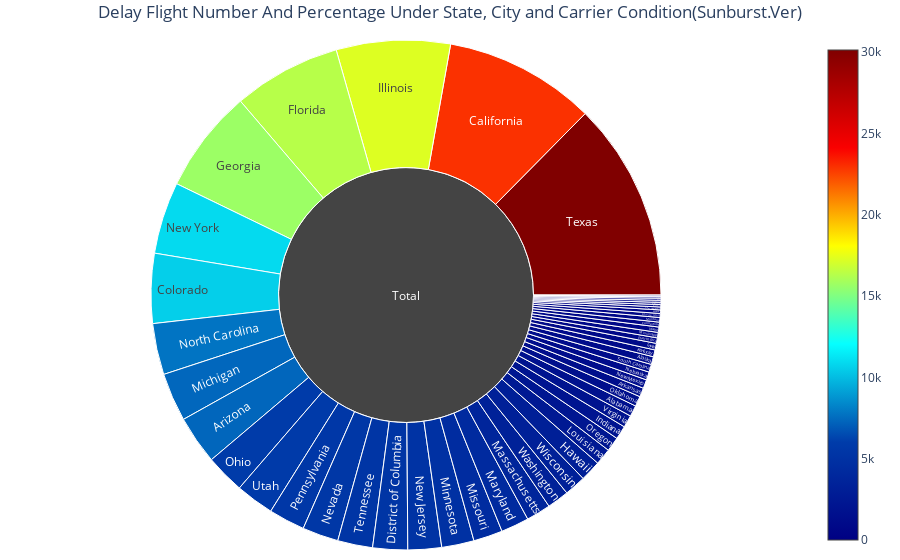

The cell this chart's notebook holds for it:
### Code cell
import plotly.graph_objects as go
from plotly.subplots import make_subplots
import pandas as pd
#read  data from 'Flights dataset.csv'
df = pd.read_csv('Flights dataset.csv')
#create new df , get 'ORIGIN_STATE_NM','ORIGIN_CITY_NAME','CARRIER','ARR_DELAY','DAY_OF_WEEK' from data and drop null
df = df[['ORIGIN_STATE_NM','ORIGIN_CITY_NAME','CARRIER','ARR_DELAY','DAY_OF_WEEK']].dropna()
# get delay flight number and create 'count' colummn as counter
df = df[df['ARR_DELAY'] > 0]
df['count']=1
#using groupby to filter data decrease the data number
df = df.groupby(['ORIGIN_STATE_NM','ORIGIN_CITY_NAME','CARRIER','DAY_OF_WEEK']).sum().reset_index()
# levels used for the hierarchical chart
levels = ['CARRIER', 'ORIGIN_CITY_NAME', 'ORIGIN_STATE_NM'] 
color_columns = ['count']
value_column = 'count'
#define the build_hierarchical_dataframe to create new data
def build_hierarchical_dataframe(df, levels, value_column, color_columns=None):
#create new dataframe 'df_all_trees' with 'id', 'parent', 'value', 'color'
    df_all_trees = pd.DataFrame(columns=['id', 'parent', 'value', 'color'])
#use for loop for the levels enum to plot the data in the df_all_trees
    for i, level in enumerate(levels):
        df_tree = pd.DataFrame(columns=['id', 'parent', 'value', 'color'])
        dfg = df.groupby(levels[i:]).sum()
        dfg = dfg.reset_index()
        df_tree['id'] = dfg[level].copy()
        if i < len(levels) - 1:
            df_tree['parent'] = dfg[levels[i+1]].copy()
        else:
            df_tree['parent'] = 'Total'
        df_tree['value'] = dfg[value_column]
        df_tree['color'] = dfg[color_columns]
        df_all_trees = df_all_trees.append(df_tree, ignore_index=True)
    total = pd.Series(dict(id='Total', parent='',
                              value=df[value_column].sum(),
                              color=df[color_columns].sum(), 
                          ))
    df_all_trees = df_all_trees.append(total, ignore_index=True)
    return df_all_trees
#use the previous function build_hierarchical_dataframe  implment attribute to create the Sunburst plot dataframe
df_all_trees = build_hierarchical_dataframe(df, levels, value_column, color_columns)

#Use graph_objects model to creat Sunburst graph with new dataframe df_all_trees
fig=go.Figure(go.Sunburst(
    labels=df_all_trees['id'],
    parents=df_all_trees['parent'],
    values=df_all_trees['value'],
    branchvalues='total',
    marker=dict(
        colors=df_all_trees['color'],
        colorscale='jet',
        showscale = True
        ),
    hovertemplate='<b>%{label} </b> <br> Count: %{value}</b> <br>Percent: %{percentRoot:.4%}</b>',
    maxdepth=2
    ))

#set up layout which set sunburst graph in center and creat title let the title in the top mid position
fig.update_layout(margin=dict(t=40, b=10, r=10, l=10),
       title ={
        'text': "Delay Flight Number And Percentage Under State, City and Carrier Condition(Sunburst.Ver)",
        'y':0.99,
        'x':0.5,
        'xanchor': 'center',
        'yanchor': 'top'}
)
                 

fig.show()

### Figure 1 — Plotly figure (JSON) as saved in the notebook; plotly's stock layout.template omitted (floating-point values rounded to 4 significant figures; data arrays with more than 128 entries replaced by an {"elided": "..."} marker saying what was removed)
{"data": [{"branchvalues": "total", "hovertemplate": "<b>%{label} </b> <br> Count: %{value}</b> <br>Percent: %{percentRoot:.4%}</b>", "labels": {"elided": "1788 str values"}, "marker": {"colors": [44, 37, 31, 45, 70, 15, 465, 31, 19, 27, 26, 62, 37, 14, 56, 53, 59, 76, 30, 21, 11, 10, 100, 2, 76, 20, 115, 18, 20, 23, 77, 2117, 68, 49, 38, 28, 12, 68, 80, 11, 50, 15, 113, 23, 38, 38, 29, 44, 3, 101, 39, 123, 22, 34, 33, 51, 49, 116, 41, 27, 81, 27, 14, 21, 2, 19, 40, 3, 1258, 42, 748, 14, 8, 34, 49, 24, 79, 4, 42, 6, 42, 17, 57, 118, 22, 30, 9, 52, 1, 141, 79, 56, 94, 20, 53, 30, 12, 109, 111, 16, 23, 44, 37, 32, 44, 34, 53, 30, 59, 37, 103, 63, 23, 66, 17, 17, 51, 59, 87, 247, 217, 137, 43, 401, 46, 35, 75, 2263, 14, 70, 46, 6375, 24, 216, 81, 40, 110, 14, 127, 34, 55, 6, 72, 49, 136, 24, 68, 50, 11, 41, 11, 145, 3, 220, 3, 885, 38, 49, 1778, 189, 34, 4, 119, 158, 897, 207, 25, 73, 67, 54, 357, 185, 200, 38, 56, 178, 36, 42, 46, 100, 229, 142, 339, 89, 240, 123, 159, 383, 13, 206, 100, 103, 601, 66, 41, 5, 466, 24, 51, 38, 8, 39, 20, 17, 74, 23, 21, 18, 33, 111, 15, 18, 41, 117, 30, 57, 21, 10, 50, 57, 5, 165, 5, 18, 12, 39, 38, 15, 14, 24, 44, 225, 30, 55, 89, 45, 64, 1062, 38, 14, 10, 38, 21, 18, 66, 117, 18, 899, 169, 41, 75, 66, 102, 35, 629, 137, 26, 42, 117, 422, 62, 44, 2212, 224, 38, 90, 604, 21, 43, 18, 54, 37, 50, 87, 82, 31, 49, 23, 104, 48, 207, 24, 54, 60, 108, 256, 218, 252, 9, 11, 40, 118, 144, 97, 175, 9, 50, 266, 464, 33, 118, 179, 72, 22, 15, 195, 83, 23, 3680, 19, 21, 7, 168, 367, 139, 15, 36, 8, 172, 146, 2093, 27, 18, 19, 248, 90, 132, 44, 73, 47, 53, 28, 121, 104, 196, 35, 81, 74, 193, 9, 168, 23, 3, 167, 115, 34, 18, 5022, 53, 199, 20, 22, 389, 4, 74, 67, 38, 99, 158, 7, 397, 21, 14, 69, 150, 52, 11, 154, 200, 15, 10, 275, 117, 6, 1, 143, 9, 34, 12, 97, 15, 11, 132, 2, 105, 7, 2, 157, 465, 5, 14, 68, 208, 45, 189, 18, 2, 56, 136, 969, 168, 10, 69, 17, 6, 347, 77, 188, 84, 57, 82, 5, 123, 35, 80, 29, 39, 936, 93, 71, 109, 5, 48, 55, 87, 93, 140, 32, 42, 8, 2, 179, 27, 317, 149, 103, 33, 43, 39, 33, 21, 137, 4268, 139, 16, 79, 147, 54, 112, 39, 10, 30, 66, 30, 25, 99, 9, 67, 60, 152, 45, 26, 18, 47, 76, 38, 36, 9, 38, 35, 156, 71, 8, 8, 34, 97, 64, 53, 94, 87, 60, 31, 115, 6, 105, 60, 9, 30, 27, 108, 45, 128, 128, 109, 29, 13, 77, 7, 20, 31, 81, 68, 40, 97, 77, 66, 32, 4, 13, 138, 18, 88, 83, 121, 28, 33, 2, 9, 5, 23, 69, 3, 2, 58, 76, 41, 36, 47, 22, 135, 70, 40, 107, 33, 31, 90, 107, 15, 52, 39, 9, 25, 74, 69, 12, 1797, 31, 45, 35, 46, 54, 70, 136, 115, 308, 65, 57, 38, 66, 17, 126, 59, 32, 69, 30, 26, 62, 10, 38, 39, 48, 38, 28, 64, 167, 23, 11, 3620, 52, 765, 60, 249, 24, 87, 5, 7, 99, 268, 106, 108, 136, 97, 107, 114, 328, 245, 19, 83, 344, 83, 79, 5, 5, 53, 80, 51, 48, 659, 145, 67, 95, 269, 134, 828, 33, 155, 26, 221, 34, 61, 100, 106, 54, 55, 56, 91, 26, 71, 248, 262, 81, 89, 37, 144, 1008, 343, 203, 73, 217, 60, 29, 30, 46, 25, 28, 27, 24, 50, 86, 27, 53, 79, 32, 72, 111, 47, 341, 48, 44, 179, 75, 52, 9, 134, 35, 3417, 193, 172, 49, 53, 286, 128, 4065, 21, 188, 166, 34, 77, 208, 38, 42, 58, 60, 39, 104, 76, 74, 53, 48, 79, 157, 23, 149, 132, 23, 57, 30, 99, 147, 47, 50, 25, 77, 46, 242, 35, 528, 103, 111, 124, 39, 33, 88, 411, 44, 127, 41, 69, 38, 42, 37, 6, 189, 17, 669, 65, 43, 65, 60, 78, 44, 120, 420, 62, 90, 55, 61, 31, 142, 62, 64, 44, 41, 57, 22, 207, 34, 65, 83, 46, 37, 28, 81, 39, 87, 348, 49, 55, 26, 58, 13, 20, 14, 30, 60, 16, 22, 146, 12, 33, 63, 183, 41, 36, 154, 2181, 4, 60, 95, 67, 81, 32, 49, 55, 45, 104, 6, 5, 22, 11, 88, 160, 16, 305, 83, 21, 475, 48, 114, 2434, 20, 65, 527, 57, 13, 40, 126, 99, 97, 2, 77, 16, 69, 1, 20, 1, 93, 42, 112, 14, 10, 30, 4, 159, 12, 23, 33, 2, 165, 6, 181, 86, 16, 39, 7, 3, 309, 11, 37, 36, 145, 27, 21, 19, 54, 103, 834, 21, 1, 30, 44, 48, 47, 420, 1, 13, 7, 139, 27, 41, 42, 53, 3, 34, 85, 11, 148, 37, 36, 16, 155, 48, 23, 952, 8, 89, 70, 46, 68, 28, 11, 133, 55, 37, 19, 16, 2, 22, 67, 6, 2, 13, 2, 275, 5, 10, 166, 13, 34, 20, 204, 341, 20, 62, 110, 113, 19, 45, 209, 137, 3, 11, 164, 24, 51, 43, 28, 58, 2, 22, 1965, 41, 265, 127, 44, 270, 50, 34, 124, 9, 2515, 84, 26, 18, 30, 7, 185, 54, 178, 93, 127, 114, 46, 252, 48, 79, 17, 66, 24, 20, 36, 6, 70, 126, 35, 107, 43, 198, 17, 46, 48, 63, 100, 48, 25, 18, 89, 33, 42, 125, 97, 93, 1350, 63, 128, 180, 69, 25, 450, 45, 164, 48, 58, 109, 25, 24, 141, 20, 32, 1, 38, 71, 111, 148, 106, 19, 168, 71, 35, 157, 61, 72, 352, 72, 38, 102, 84, 220, 27, 3747, 156, 228, 1568, 123, 83, 91, 145, 28, 6, 44, 211, 76, 13, 117, 28, 61, 88, 95, 48, 80, 24, 4, 215, 84, 63, 15, 59, 48, 126, 54, 15, 15, 25, 14, 126, 27, 29, 238, 26, 8, 22, 2000, 9, 15, 14, 91, 1584, 36, 12, 10, 19, 2, 12, 57, 33, 83, 4, 11, 13, 17, 74, 15, 175, 10, 638, 11, 134, 2, 77, 305, 112, 14, 27, 62, 16, 144, 140, 99, 89, 101, 27, 22, 41, 16, 19, 51, 34, 9, 156, 971, 33, 22, 90, 167, 20, 19, 18, 58, 10, 17, 948, 14, 29, 24, 11, 27, 201, 168, 33, 443, 78, 10, 6, 19, 3173, 268, 1, 18, 21, 258, 202, 72, 9, 255, 10, 97, 16, 80, 9, 138, 47, 108, 66, 1, 341, 223, 22, 82, 29, 130, 41, 32, 56, 338, 137, 23, 25, 24, 22, 292, 1728, 2034, 164, 18, 56, 96, 156, 46, 27, 15, 55, 51, 40, 99, 181, 50, 79, 51, 134, 13, 50, 43, 229, 1, 708, 113, 160, 708, 108, 640, 2520, 341, 153, 113, 288, 500, 3680, 173, 332, 31, 1730, 1767, 231, 421, 600, 101, 99, 180, 1911, 201, 325, 116, 242, 834, 2862, 156, 1430, 197, 123, 244, 108, 130, 229, 993, 528, 99, 166, 1250, 218, 219, 499, 1133, 721, 2319, 293, 455, 335, 380, 417, 834, 561, 510, 1187, 577, 819, 581, 393, 111, 965, 963, 200, 162, 150, 123, 53, 89, 39, 16, 52, 41, 163, 19, 84, 128, 135, 50, 49, 22, 62, 76, 27, 212, 166, 127, 734, 99, 35, 70, 61, 114, 80, 101, 114, 39, 91, 52, 69, 61, 22, 5, 117, 129, 97, 71, 45, 32, 4371, 56, 199, 85, 170, 314, 129, 104, 23, 52, 33, 107, 66, 39, 35, 82, 149, 19, 87, 210, 214, 54, 64, 18, 28, 237, 21, 11, 1939, 94, 116, 159, 21, 62, 24, 33, 61, 16, 33, 86, 21, 166, 76, 27, 18, 101, 35, 145, 36, 13, 54, 132, 50, 263, 47, 73, 29, 8, 41, 33, 74, 7, 58, 146, 29, 45, 17, 40, 30, 23, 39, 70, 709, 1384, 52, 9, 72, 85, 14, 311, 87, 65, 40, 26, 73, 32, 50, 66, 34, 45, 24, 21, 34, 16, 106, 429, 11, 47, 61, 60, 17, 12, 5, 153, 13, 15, 134, 39, 137, 105, 38, 62, 26, 30, 56, 146, 12, 20, 25, 8, 62, 55, 51, 70, 15, 43, 10, 9, 9, 1030, 19, 17, 12, 52, 16, 8, 47, 30, 7, 12, 70, 27, 10, 31, 79, 33, 19, 80, 43, 41, 5, 2, 5, 43, 5, 48, 90, 586, 48, 53, 86, 5, 75, 384, 33, 397, 1222, 162, 174, 239, 565, 206, 224, 3, 211, 14975, 52, 139, 1507, 91, 4257, 56, 38, 345, 8, 110, 39, 156, 26, 848, 104, 175, 455, 3707, 153, 24, 115, 97, 39, 962, 808, 217, 24, 51, 66, 28, 352, 75, 357, 131, 109, 4807, 36, 144, 16480, 41, 22, 1894, 1912, 53, 49, 532, 360, 45, 26, 1231, 23, 220, 34, 1862, 11559, 487, 87, 18, 9158, 596, 5872, 36, 34, 90, 122, 113, 7, 901, 54, 49, 38, 178, 93, 143, 111, 199, 500, 156, 32, 303, 8, 2558, 53, 201, 406, 959, 97, 48, 15, 189, 556, 66, 200, 453, 342, 241, 36, 144, 185, 738, 70, 250, 1630, 11038, 393, 107, 1568, 359, 17, 325, 22, 105, 534, 976, 65, 117, 567, 108, 63, 2068, 57, 42, 126, 48, 545, 21, 368, 50, 88, 226, 48, 138, 129, 4745, 33, 287, 340, 139, 767, 553, 35, 6735, 757, 292, 29, 477, 441, 39, 33, 180, 91, 2396, 20, 2749, 264, 2161, 4710, 14, 132, 164, 238, 48, 323, 96, 171, 158, 100, 24, 126, 2099, 32, 1420, 7529, 5046, 93, 282, 39, 650, 38, 1549, 803, 1083, 746, 4180, 19, 143, 168, 299, 158, 24, 3524, 6432, 1, 1454, 72, 18, 248, 1619, 600, 1876, 129, 38, 677, 720, 146, 102, 558, 84, 61, 1436, 146, 5707, 31, 1349, 2330, 4400, 1357, 743, 114, 1276, 242, 44, 28, 246, 418, 88, 2787, 205, 183, 38, 141, 329, 55, 338, 88, 1990, 30, 103, 80, 419, 263, 2377, 5, 46, 37, 183, 764, 728, 63, 39, 40, 269, 5278, 17, 125, 1003, 526, 26, 498, 155, 21, 18, 107, 1673, 1184, 7335, 1366, 22949, 10569, 738, 5278, 16339, 15689, 3155, 810, 17266, 2053, 999, 537, 1044, 2502, 304, 4257, 3707, 7339, 4902, 821, 4420, 696, 1222, 5476, 441, 5098, 1327, 10906, 7768, 332, 5945, 1531, 2173, 5493, 836, 600, 1193, 313, 5299, 30125, 131, 5823, 217, 1863, 3316, 134, 3257, 356, [239107]], "colorscale": [[0, "rgb(0,0,131)"], [0.2, "rgb(0,60,170)"], [0.4, "rgb(5,255,255)"], [0.6, "rgb(255,255,0)"], [0.8, "rgb(250,0,0)"], [1, "rgb(128,0,0)"]], "showscale": true}, "maxdepth": 2, "parents": {"elided": "1788 str values"}, "type": "sunburst", "values": {"elided": "1788 int values"}}], "layout": {"margin": {"b": 10, "l": 10, "r": 10, "t": 40}, "title": {"text": "Delay Flight Number And Percentage Under State, City and Carrier Condition(Sunburst.Ver)", "x": 0.5, "xanchor": "center", "y": 0.99, "yanchor": "top"}}}
